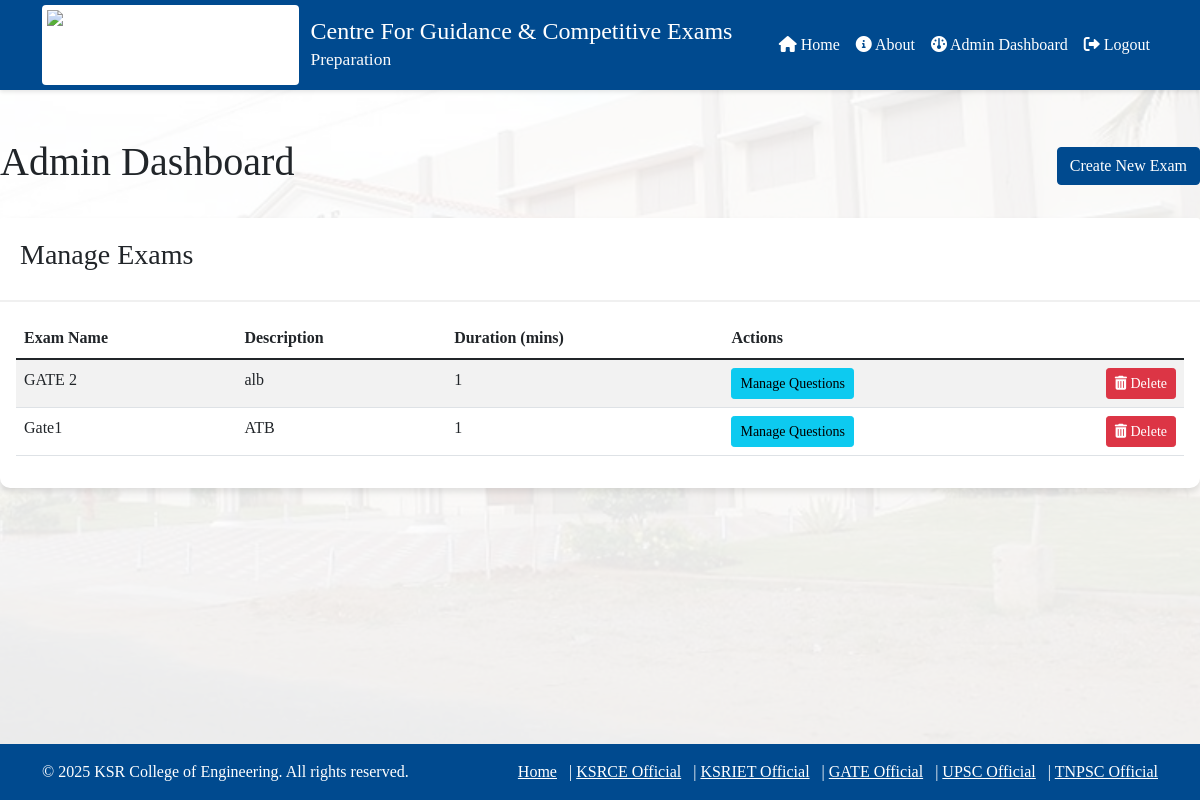
The app's page /admin/dashboard (signed in), older data.
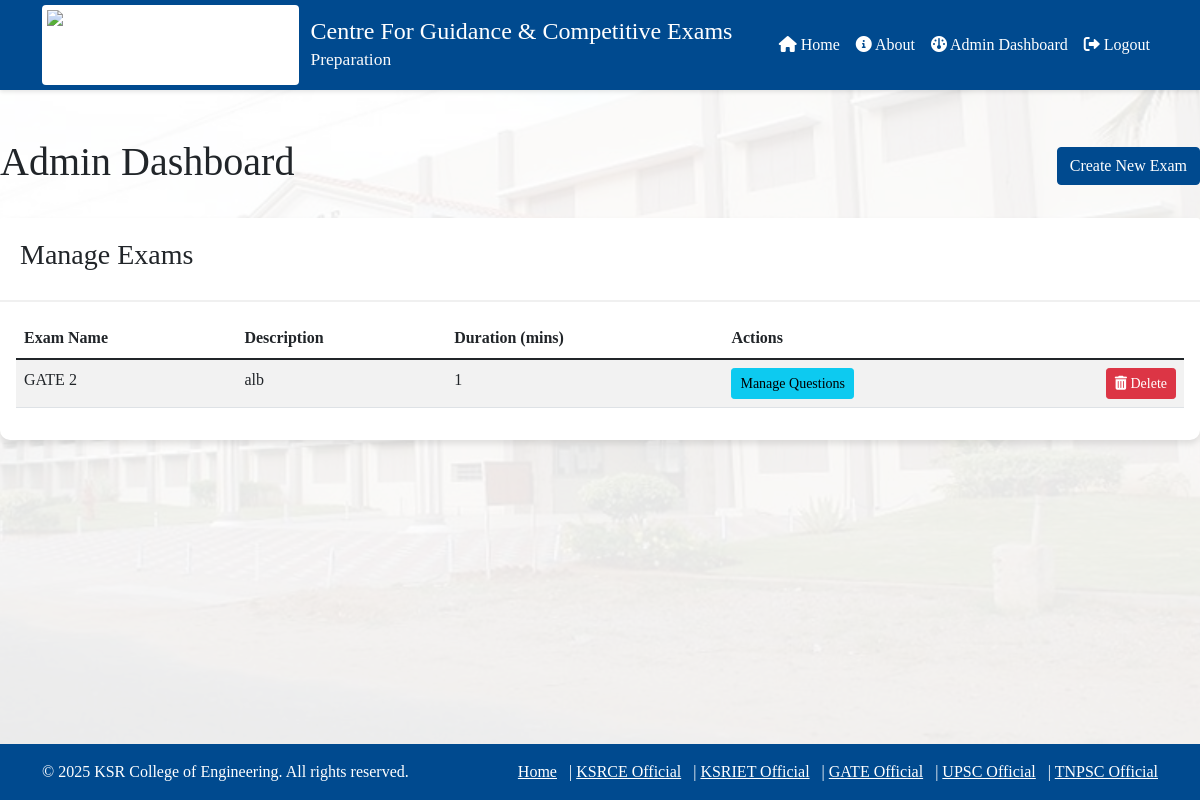
The same page, newer data.
### app.py (models this page shows)
class Exam(db.Model):
    id = db.Column(db.Integer, primary_key=True)
    name = db.Column(db.String(100), nullable=False)
    description = db.Column(db.Text)
    duration = db.Column(db.Integer)  # in minutes

### app.py (the view)
@app.route('/admin/dashboard')
@login_required
@admin_required
def admin_dashboard():
    exams = Exam.query.all()
    total_users = User.query.filter_by(is_admin=False).count()
    total_questions = Question.query.count()
    total_results = ExamResult.query.count()
    return render_template('admin/dashboard.html',
                         exams=exams,
                         total_users=total_users,
                         total_questions=total_questions,
                         total_results=total_results)

### app.py (called while the page is built)
@login_manager.user_loader
def load_user(user_id):
    return User.query.get(int(user_id))

def admin_required(f):
    @wraps(f)
    def decorated_function(*args, **kwargs):
        if not current_user.is_authenticated or not current_user.is_admin:
            flash('You need to be an admin to access this page.')
            return redirect(url_for('index'))
        return f(*args, **kwargs)
    return decorated_function

### templates/admin/dashboard.html
{% extends "base.html" %}
{% block content %}
<div class="row">
    <div class="col-md-12">
        <div class="d-flex justify-content-between align-items-center mb-4">
            <h1>Admin Dashboard</h1>
            <a href="{{ url_for('new_exam') }}" class="btn btn-primary">Create New Exam</a>
        </div>
        <div class="card">
            <div class="card-header">
                <h3>Manage Exams</h3>
            </div>
            <div class="card-body">
                {% if exams %}
                    <div class="table-responsive">
                        <table class="table table-striped">
                            <thead>
                                <tr>
                                    <th>Exam Name</th>
                                    <th>Description</th>
                                    <th>Duration (mins)</th>
                                    <th>Actions</th>
                                </tr>
                            </thead>
                            <tbody>
                                {% for exam in exams %}
                                <tr>
                                    <td>{{ exam.name }}</td>
                                    <td>{{ exam.description }}</td>
                                    <td>{{ exam.duration }}</td>
                                    <td>
                                        <div class="d-flex justify-content-between align-items-center">
                                            <a href="{{ url_for('manage_questions', exam_id=exam.id) }}"
                                               class="btn btn-sm btn-info">
                                                Manage Questions
                                            </a>
                                            <form action="{{ url_for('delete_exam', exam_id=exam.id) }}" method="POST" class="d-inline" onsubmit="return confirm('Are you sure you want to delete this exam? This action cannot be undone.');">
                                                <button type="submit" class="btn btn-sm btn-danger">
                                                    <i class="fas fa-trash-alt"></i> Delete
                                                </button>
                                            </form>
                                        </div>
                                    </td>
                                </tr>
                                {% endfor %}
                            </tbody>
                        </table>
                    </div>
                {% else %}
                    <p>No exams created yet.</p>
                {% endif %}
            </div>
        </div>
    </div>
</div>
{% endblock %}

Row changes from the older to the newer data that the page shows:
removed Exam: name "Gate1", description "ATB", duration "1"
